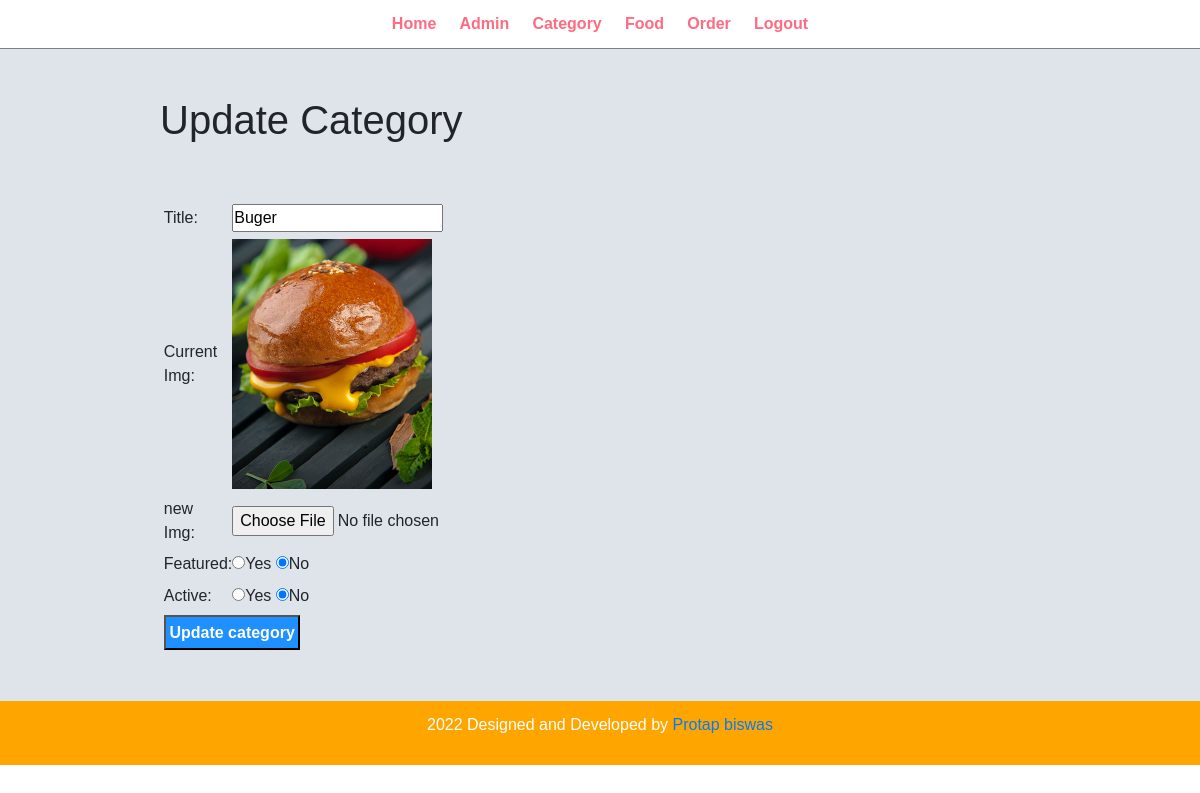
The app's page /admin/update_category.php?id=2 (signed in) with its own data.
### tables this page shows
CREATE TABLE `tbl_category` (
  `id` int(10) UNSIGNED NOT NULL,
  `title` varchar(100) NOT NULL,
  `image_name` varchar(255) NOT NULL,
  `featured` varchar(10) NOT NULL,
  `active` varchar(10) NOT NULL
);

### admin/update_category.php (the view, shortened to what this page needs)
<?php include 'partials/header.php'; ?>
<div class="main-content">
	<div class="wrapper">
		<h1>Update Category</h1>
		<br><br>
		<?php
		if (isset($_GET['id'])) {
			$id=$_GET['id'];
			$sql = "SELECT * FROM tbl_category WHERE id=$id";
			$res = mysqli_query($con,$sql);
			$count = mysqli_num_rows($res);
			if ($count==1) {
					$row = mysqli_fetch_assoc($res);
					$title = $row['title'];
					$current_image = $row['image_name'];
					$featured = $row['featured'];
					$active = $row['active'];
			}else{
				$_SESSION['nocategory']= "<div class='error'>Category Not Found</div>";
				header('location:'.SITEURL.'admin/manage_category.php');
			}
		}else{
			header('location:'.SITEURL.'admin/manage_category.php');
		}
		?>
		<form action="" method="POST" enctype="multipart/form-data">
			<table class="tbl_30">
				<tr>
					<td>Title:</td>
					<td>
						<input type="text" name="title" placeholder="Enter your title"  value="<?php echo $title; ?>">
					</td>
				</tr>
				<tr>
					<td>Current Img:</td>
					<td>
						<?php
						if ($current_image != "") {
							?>
							<img width="200px" src="<?php echo SITEURL; ?>images/category/<?php echo $current_image; ?>">
							<?php
						}else{
							echo "<div class='error'>Image not added</div>";
						}
						 ?>
					</td>
				</tr>
				<tr>
					<td>new Img:</td>
					<td>
						<input type="file" name="image">
					</td>
				</tr>
				<tr>
					<td>Featured:</td>
					<td>
						<input <?php  if($featured=="yes"){ echo "Checked";} ?> type="radio" name="featured" value="yes">Yes
						<input <?php  if($featured=="no"){ echo "Checked";} ?> type="radio" name="featured" value="no">No
					</td>
				</tr>
				<tr>
					<td>Active:</td>
					<td>
						<input <?php  if($active=="yes"){ echo "Checked";} ?> type="radio" name="active" value="yes">Yes
						<input <?php  if($active=="no"){ echo "Checked";} ?> type="radio" name="active" value="no">No
					</td>
				</tr>
				<tr>
					<td colspan="2">
					<input type="submit" name="submit" value="Update category" class="btn_primary">
					</td>
				</tr>
			</table>
		</form>
	</div>
</div>
<?php include 'partials/footer.php'; ?>

### admin/css/stylesheet.css (style rules this page uses)
* { margin: 0 ; padding: 0 ; font-family: Arial,Helvetica, sans-serif; }
.wrapper { padding: 1%; width:80%; margin: 0% auto; }
.tbl_30 { width: 30%; }
table tr td { padding:1%; }
.btn_primary { background-color: #1e90ff; padding: 1%; color:white; text-decoration: none; font-weight: bold; }
.main-content { background-color: #dfe4ea; padding:3%; }

### records on screen
tbl_category: title "Buger", image_name (picture), featured "☑", active "☑"
